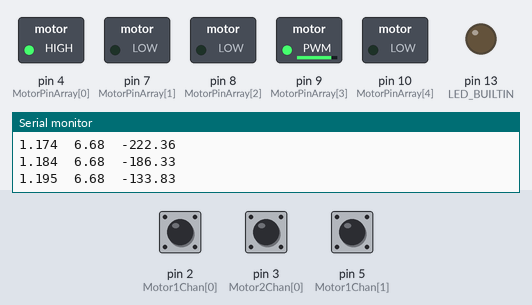
A sketch run on a simulated Arduino Uno, built with avr-gcc and run on an emulated ATmega328P. Parts: switched loads named in the sketch (green lamp = pin HIGH), output pins drawn as LEDs (lit = HIGH), the last lines printed to the serial monitor. Dashed ring = blinking. The inputs (shaded band) are chosen by the test bench; at power-on: pin 2 (Motor1Chan[0]) HIGH, pin 5 (Motor1Chan[1]) HIGH, pin 3 (Motor2Chan[0]) HIGH.

Above: at 1.2 s.
1.3 s: pin 2 (Motor1Chan[0]) pulled LOW for 0.15 s
At 1.84 s:
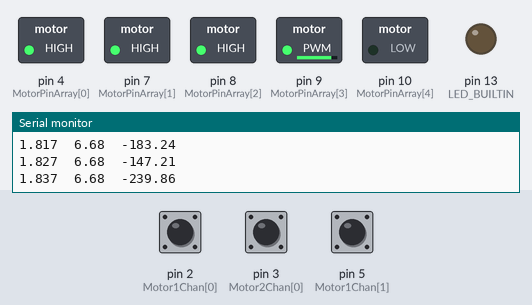
4.3 s: pin 5 (Motor1Chan[1]) pulled LOW for 0.15 s
At 6.32 s:
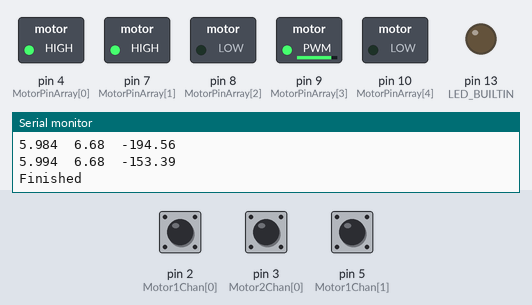
7.4 s: pin 2 (Motor1Chan[0]) pulled LOW for 1 s
At 8.9 s:
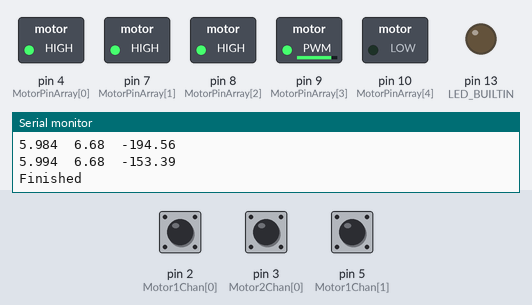
9.9 s: pin 5 (Motor1Chan[1]) pulled LOW for 1 s
At 10.2 s:
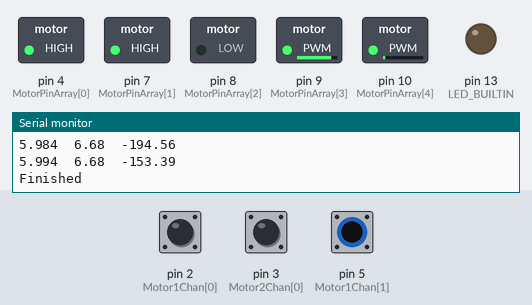
Timing chart, 0 to 12.9 s (numbered marks = the images above; inputs shaded):
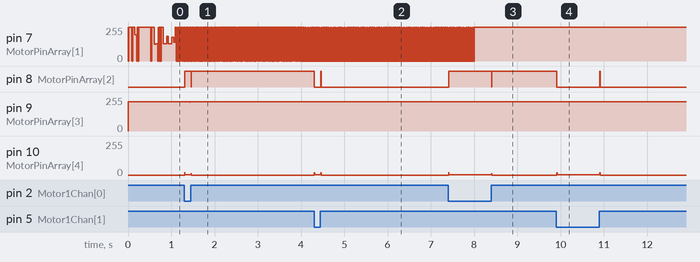

The sketch:

ControllerV2.ino
```cpp
// Mini Project Controller V2 Experiment Code
// ================
// Author: Madeleine Houghton
// Date: 2/15/2024
// ================
// The purpose of this code is to design a PI controller
// for two motors to move to a desired position.
// This code is an update of the first rendition and serves
// to test the PI controller experimentally with the MATLAB
// simulation. This does not include Pi to Arduino
// communication.

// DISCLAIMER:
// This program assumes that the assembly of a robot
// structure and wiring for the motors to the Arduino and
// motor driver shield have been completed. Refer to Resources
// for additional info on the motor and motor driver shield
// wiring configurations. The hardware configuration mentioned
// here are the minimum requirements to use the program
// as intended.

// Hardware Required
// ----------------
//    x1 Arduino Uno Board
//    x1 Motor Driver Shield (compatible with Arduino)
//    x2 Motors with mounted wheels
//    x1 Voltage Regulator
//    x1 Battery Pack (~7.8 V) with fuse connector

// Hardware Configurations
// ----------------
//    Ensure the battery pack is connected to the corresponding
//    - and + terminals on the input to the voltage regulator.
//    Ensure that the output terminals of the voltage regulator
//    correspond to the correct - and + terminals on the motor
//    power inputs of the motor driver shield.
//    Install the motor driver shield onto the Arduino.
//    Make the necessary connections of the motor wires to the
//    motor driver shield (refer to driver shield website).

// How to Use Code
// ----------------
//    Download and open code in Arduino sketch in Arduino IDE.
//    Upload the code from the IDE to the Arduino board.
//
//    To view data from the Arduino:
//    FOR ARDUINO IDE:
//        Open Serial Monitor with "Tools" in the IDE for outputs.
//    FOR MATLAB:
//        Run the ReadFromArduino.mlx file. Make sure in the IDE
//        that the serial monitor is closed.

// Resources
// ----------------
//  Motor Wire Connections: https://www.pololu.com/docs/0J55
//  Motor Driver Shield: https://www.pololu.com/product/2824

// ================
// CODE BEGINS HERE
// ================

// Assigns timing variables for sampling the motor velocities.
unsigned long desired_Ts_ms = 10;
unsigned long last_time_ms;
unsigned long start_time_ms;
float current_time;
bool stop = false;

// These variables keep track of the actual speed on the motors.
float actual_speed[2] = {0, 0};

// Assigns variables to keep track of the previous positions on
// the encoders.
float prev_pos[2] = {0, 0};

// This should be given from raspberry pi
float desired_pos[2] = {0, 0};

// Sets the target speed of the motors.
float desired_speed[2] = {0, 0};
float integral_error[2] = {0, 0};
float pos_error[2] = {0, 0};
float error[2] = {0, 0};

// Keeps track of the position of both motors in radians.
long pos_counts[2] = {0, 0};
float actual_pos[2] = {0, 0};

// Sets motor pins and defines them in an array. Also determines
// the voltage signs, motor voltage, and motor channels. This is
// done to monitor the direction and speed on each motor.
// Index 0 is for motor 1 and index 1 is for motor 2.
#define NUM_MOTOR_PINS 5
int MotorPinArray[NUM_MOTOR_PINS] = {4, 7, 8, 9, 10};
int Motor1Chan[2] = {2, 5};
int Motor2Chan[2] = {3, 6};
int VoltageSign[2] = {7,8};
int MotorVoltage[2] = {9,10};

// Initializes counting variables on the respective encoders.
long counts[2] = {0, 0};

// Initializes global variables for debouncing in the ISRs.
unsigned long lastDebounceTime = 0;
unsigned long debounceDelay = 100;

// Global variables to be used for I2C communication
#include <Wire.h>
#define MY_ADDR 8
volatile uint8_t offset = 0;
volatile uint8_t instruction[32] = {0};
volatile uint8_t msgLength = 0;
char stringInput[32] = {};
volatile uint8_t reply = 0;
int quadrant = 2;

// Defines the Interrupt Service Routine for changes on channel A and
// determining the rotation on the encoder. This ISR is for motor 1.
void countEncoder1() {
  // This condition decreases the likelihood of the ISR activating
  // during a bounce in the encoder channel transitions.
  if (micros() - lastDebounceTime > debounceDelay) {

    // Counts up twice for a clockwise rotation on the encoder.
    if (digitalRead(Motor1Chan[0]) == digitalRead(Motor1Chan[1])){
      counts[0] += 2;
    }
    // Counts down twice for a counter-clockwise rotation on encoder.
    else {
      counts[0] -= 2;
    }

    // Updates the last time this ISR was called.
    lastDebounceTime = micros();
  }
}

// Defines the Interrupt Service Routine for changes on channel A and
// determining the rotation on the encoder. This ISR is for motor 2.
void countEncoder2() {
  // This condition decreases the likelihood of the ISR activating
  // during a bounce in the encoder channel transitions.
  if (micros() - lastDebounceTime > debounceDelay) {

    // Counts up twice for a clockwise rotation on the encoder.
    if (digitalRead(Motor2Chan[0]) == digitalRead(Motor2Chan[1])){
      counts[1] += 2;
    }
    // Counts down twice for a counter-clockwise rotation on encoder.
    else {
      counts[1] -= 2;
    }

    // Updates the last time the ISR was called.
    lastDebounceTime = micros();
  }
}

// Initializes pins, ISRs, and gives variables starting values before
// running the motors and collecting data.
void setup() {
  // Initializes motor pins on the motor drive shield.
  for (int i = 0; i < NUM_MOTOR_PINS; i++) {
    pinMode(MotorPinArray[i], OUTPUT);
  }

  // Initializes the encoder pins on motors 1 and 2.
  for (int j = 0; j < 2; j++) {
    pinMode(Motor1Chan[j], INPUT_PULLUP);
    pinMode(Motor2Chan[j], INPUT_PULLUP);
    prev_pos[j] = 0;
    desired_speed[j] = 0;
    actual_speed[j] = 0;
  }

  // Sets up for recieving from the PI.
  pinMode(LED_BUILTIN, OUTPUT);
  // Initialize I2C.
  Wire.begin(MY_ADDR);
  // Set callbacks for I2C interrupts.
  Wire.onReceive(receive);
  Wire.onRequest(request);

  // Initializes ISRs for motors 1 and 2. The ISR will
  // activate when a change on channel A occurs on their
  // respective motor.
  attachInterrupt(digitalPinToInterrupt(Motor1Chan[0]), countEncoder1, CHANGE);
  attachInterrupt(digitalPinToInterrupt(Motor2Chan[0]), countEncoder2, CHANGE);

  // Enables set up pin for motor drive shield.
  digitalWrite(4, HIGH);

  // Sets up monitoring the data collected from the program.
  Serial.begin(115200);
  Serial.println("Ready!");

  // Initializes the times for the program.
  last_time_ms = millis();
  start_time_ms = last_time_ms;
}

// Runs the motors and collects data on the velocity of the motors.
void loop() {
  // These variables are used for the control system and are important
  // for the feedback control loop in the system.
  float Kp_vel = 2.5;
  float Kp_pos = 18.7;
  float Ki_pos = 2.5;
  float maxVelocity = 50;
  float Battery_Voltage = 7.8;
  float Voltage[2] = {0, 0};
  unsigned int PWM[2] = {0, 0};

  // Updates last time program ran.
  last_time_ms = millis();

  // If there is data on the buffer from the PI, read it.
  if (msgLength > 0) {
    if (offset == 1) {
      digitalWrite(LED_BUILTIN,instruction[0]);
    }
    printReceived();
    msgLength = 0;
  }

  // Calculates the current time of the program.
  current_time = (float)(last_time_ms - start_time_ms)/1000;

  // Initiates desired position as step response for pi rad.
  // Experiment was done on motor 1.
  if (current_time >= 1) {
    desired_pos[0] = PI;
    desired_pos[1] = 0;
  }

  // Calculates the current positions on the motors in radians.
  for (int i = 0; i < 2; i++) {
    pos_counts[i] = myEnc(i);
    actual_pos[i] = 2*PI*(float)pos_counts[i]/3200;

    // Calculates the actual velocities in rad/sec on the motors.
    actual_speed[i] = (actual_pos[i] - prev_pos[i])/((float)desired_Ts_ms/1000);
    prev_pos[i] = actual_pos[i];
  }

  // Controller for aiming towards the desired position on both motors.
  for (int j = 0; j < 2; j++) {
    pos_error[j] = desired_pos[j] - actual_pos[j];
    integral_error[j] = integral_error[j] + pos_error[j]*((float)desired_Ts_ms / 1000);
    desired_speed[j] = Kp_pos * pos_error[j] + Ki_pos * integral_error[j];
    error[j] = desired_speed[j] - actual_speed[j];

    // Anti-windup for desired speed to limit integrator overshoot.
    if (abs(desired_speed[j]) > maxVelocity) {
      desired_speed[j] = sgn(desired_speed[j]) * maxVelocity;
      error[j] = sgn(error[j]) * min(maxVelocity / Kp_pos, abs(error[j]));
      integral_error[j] = (desired_speed[j] - Kp_pos*error[j]) / Ki_pos;
    }
    Voltage[j] = Kp_vel * error[j];
  }

  // Sets speed and direction on motors.
  for (int k = 0; k < 2; k++) {
    if (Voltage[k] > 0) {
      // Rotates the motors counter-clockwise.
      digitalWrite(VoltageSign[k], HIGH);
    }
    else {
      // Rotates the motors clockwise.
      digitalWrite(VoltageSign[k], LOW);
    }

    // Saturates the voltage to be within the batter voltage range.
    Voltage[k] = min(abs(Voltage[k]), Battery_Voltage);

    // Applies the saturated requested voltage and models as PWM signal.
    PWM[k] = 255 * Voltage[k] / Battery_Voltage;
  }

  // Sets motor speeds
  analogWrite(MotorVoltage[0], PWM[0]);
  analogWrite(MotorVoltage[1], PWM[1]);

  // Outputs results of one motor for 6 seconds.
  // Ensure that the voltage and actual speed
  // variables correspond to the correct motor.
  if (current_time <= 6) {
    Serial.print(current_time,3);
    Serial.print("\t");
    Serial.print(Voltage[0]);
    Serial.print("\t");
    Serial.print(actual_pos[0]);
    Serial.println("");
  }
  // Stops printing data after 6 seconds.
  else if (stop == false) {
    Serial.println("Finished");
    stop = true;
  }

  // Samples every desired sample rate.
  while (millis() < last_time_ms + desired_Ts_ms) {
    // Waits until desired time passes.
  }
}

// ================
// FUNCTIONS
// ================

// Adjusts the count on the channels to be more precise for both
// motors 1 and 2.
long myEnc(int motor) {
  // Activates to adjust the count on the motor 1 encoder.
  if (motor == 1) {
    if (digitalRead(Motor1Chan[0]) != digitalRead(Motor1Chan[1])) {
      return (counts[0] + 1);
    }
    else {
      return counts[0];
    }
  }

  // Activates to adjust the count on the motor 2 encoder.
  else if (motor == 2) {
    if (digitalRead(Motor2Chan[0]) != digitalRead(Motor2Chan[1])) {
      return (counts[1] + 1);
    }
    else {
      return counts[1];
    }
  }
}

// Sets what data will be received by Pi for data communication.
void printReceived() {
  for (int i = 0; i < msgLength; i++) {
    stringInput[i] = instruction[i];
    quadrant = instruction[i];
  }
}

// Sends back quadrant if Pi needs to receive data from Arduino.
void receive() {
  // Set the offset, this will always be the first byte.
  offset = Wire.read();
  // If there is information after the offset, it is telling us more about the command.
  while (Wire.available()) {
    instruction[msgLength] = Wire.read();
    msgLength++;
    reply = round(instruction[0]);
  }
}

// Requests data to fix timing.
void request() {
  // According to the Wire source code, we must call write() within the requesting ISR
  // and nowhere else. Otherwise, the timing does not work out. See line 238:
  // https://github.com/arduino/ArduinoCore-avr/blob/master/libraries/Wire/src/Wire.cpp
  Wire.write(reply);
  reply = 0;
 }

// Returns a sign of the value.
int sgn(float value) {
if (value > 0) {
  return 1;
}
else if (value < 0) {
  return -1;
}
else {
  return 0;
}
}

// ================
// CODE ENDS HERE
// ================
```

Measured:
- after the input at 1.3 s, pin 8 (MotorPinArray[2]): LOW → HIGH at once, → LOW 0.15 s later, → HIGH 0.01 s later; pin 10 (MotorPinArray[4]): 0/255 → 3/255 at once, → 0/255 0.15 s later
- after the input at 4.3 s, pin 8 (MotorPinArray[2]): HIGH → LOW at once, → HIGH 0.15 s later, → LOW 0.01 s later; pin 10 (MotorPinArray[4]): 0/255 → 2/255 at once, → 0/255 0.14 s later
- after the input at 7.4 s, pin 8 (MotorPinArray[2]): LOW → HIGH at once, → LOW 0.99 s later, → HIGH 0.01 s later; pin 10 (MotorPinArray[4]): 0/255 → 3/255 at once, → 0/255 0.99 s later
- after the input at 9.9 s, pin 8 (MotorPinArray[2]): HIGH → LOW at once, → HIGH 0.99 s later, → LOW 0.01 s later; pin 10 (MotorPinArray[4]): 0/255 → 2/255 at once, → 0/255 0.98 s later
- by itself, pin 7 (MotorPinArray[1]): alternates 255/255 for 0.01 s and 0/255 for 0.02 s
- by itself, pin 9 (MotorPinArray[3]): alternates 218/255 for 0.24 s and 215/255 for 0.01 s, 4 changes in all, then stays 218/255
